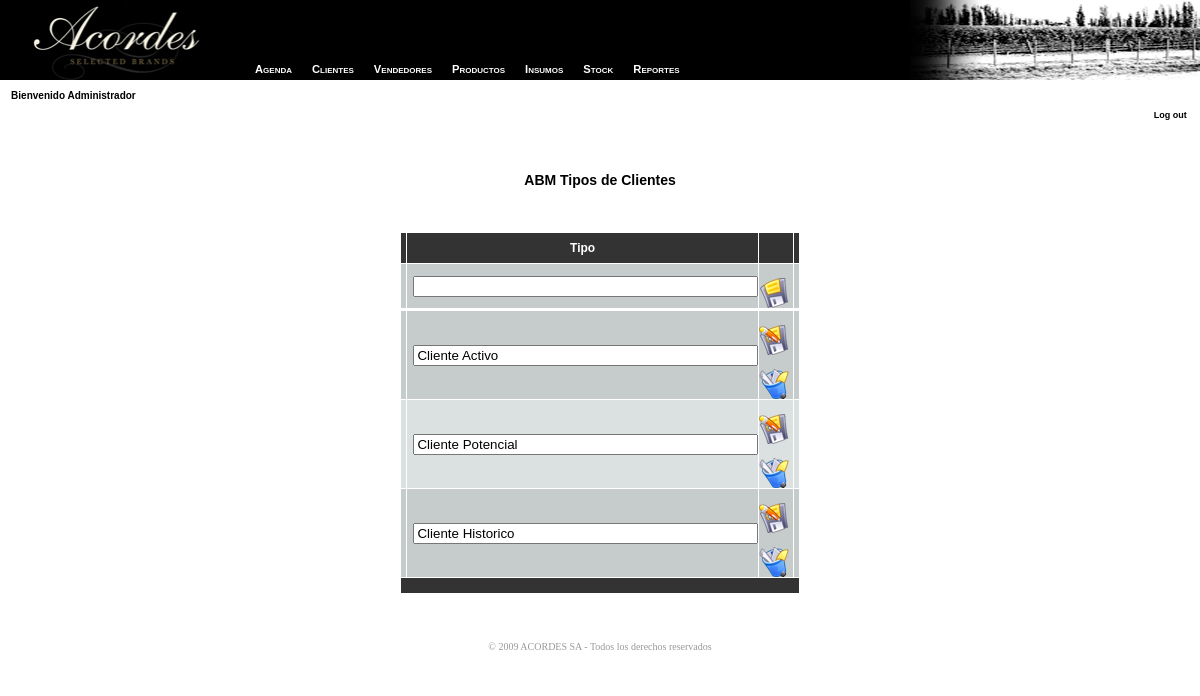
Screenshot of /web/administrador/abm_tipos_clientes.php (signed in) with the database file from the repository.
### tables this page shows
CREATE TABLE `tipo_clientes` (
  `id_tipo` int(11) NOT NULL AUTO_INCREMENT,
  `tipo` varchar(255) NOT NULL DEFAULT '',
  PRIMARY KEY (`id_tipo`)
);

### web/administrador/conn.php (called while the page is built, shortened)
<?php
$conn_id = openConn();
function openConn (){
	$local = $_SERVER['SERVER_NAME'] == "localhost" ? true:false;
	if ($local) {
		$id = mysql_connect("localhost", "root") or die("error");
	} else {
		$id = mysql_connect("localhost", "acordes_user", "Acordes12") or die(mysql_error());
		mysql_select_db("acordes_bd", $id);
	}
	return $id;
}
function query ($str){
	global $conn_id;
	$q = mysql_query ($str, $conn_id) or die (mysql_error());
	return $q;
}
?>

### web/administrador/abm_tipos_clientes.php (the view, shortened to what this page needs)
<?
require("conn.php");
require("func.php");
?>
<html>
<head>
<link rel="stylesheet" href="includes/menu.css" type="text/css">
<link href="estilos.css" rel="stylesheet" type="text/css">
</head>
<body>
<?
	$vendedor = $_SESSION['nombre_vend'];
	$exp = explode(",", $vendedor);
	if($exp[1] == ""){
		$n = $exp[0];
	}else{
		$n = $exp[1];
	}
	include("_menu.php");
?>
<table width="100%" border="0" cellpadding="0" cellspacing="0">
		<tr>
			<td height="121" valign="top">
				<table width="100%" height="121" border="0" cellpadding="0" cellspacing="0" id="HEADER">
					<tr>
						<td width="343" valign="top" class="header-left3">
						  <img src="images/headers/mm-ap.jpg" width="341" height="80">
						  <p class="textToolBar">&nbsp;&nbsp;&nbsp;&nbsp;Bienvenido <?= $n?></p>
						</td>
						<td class="expand3">&nbsp;</td>
						<td width="358" valign="top" class="header-right3">
							<p>&nbsp;<br><br><br></p><p>&nbsp;</p>
					    	<p align="right"><a href="logout.php" class="textToolBarLink">Log out</a>&nbsp;&nbsp;&nbsp;</p>
						</td>
					</tr>
				</table>
			</td>
		</tr>
		<tr>
		  <td height="15"><div align="right"></div></td>
		</tr>
		<tr valign="top">
			<td height="5">
			</td>
		</tr>
		<tr><td height="30">&nbsp;</td></tr>
		<tr>
			<td valign="top" height="30">
<p align="center" class="titulo"><strong>ABM Tipos de Clientes</strong></p>
<br>
<table width="400" align="center" cellpadding="0" cellspacing="1">
	<tr height="30">
		<td width="7%" class="t">&nbsp;</td>
		<td width="63%" class="t"><div align="center">Tipo</div></td>
		<td width="23%" class="t">&nbsp;</td>
		<td width="7%" class="t">&nbsp;</td>
	</tr>
	<form action="<?=$_SERVER['PHP_SELF']?>" name="agregar" method="post">
		<tr height="40">
			<td class="c2">&nbsp;</td>
			<td class="c2">&nbsp;&nbsp;<input name="tipo" type="text" id="tipo" size="40"></td>
			<td class="c2">&nbsp;&nbsp;&nbsp;
				<input type="image" src="images/b_insert.png" onClick="return confirmarA();">
			</td>
			<td class="c2">&nbsp;</td>
		</tr>
	</form>
	<tr height="1"><td></td></tr>
	<?
	$q = query("SELECT * FROM tipo_clientes");
	$i = 1;
	while($rs=mysql_fetch_array($q)){
		$c = $flag ? "c1":"c2";
		$flag =! $flag;
	?>
		<form name="lista<?= $i?>" action="<?=$_SERVER['PHP_SELF']?>" method="post">
		<tr height="40">
			<td class="<?= $c?>">&nbsp;</td>
			<td class="<?= $c?>">&nbsp;&nbsp;<input name="tipo"  value="<?=$rs['tipo']?>"type="text"  size="40"></td>
			<td class="<?= $c?>">&nbsp;&nbsp;
				<input type="image" src="images/b_save.png" onClick="return confirmarM();">
				<a href="<?= $_SERVER['PHP_SELF']?>?ac=borrar&id_tipo=<?= $rs['id_tipo']?>" onClick="return confirmarE();"><img src="images/b_borrar.png" width="30" height="30" border="0" alt="Eliminar el tipo <?= $rs['tipo']?>"></a>
			</td>
			<td class="<?= $c?>">&nbsp;</td>
		</tr>
		</form>
	<?
		$i++;
	}
	?>
	<tr height="15"><td colspan="5" class="t"></td></tr>
</table>
			</td>
		</tr>
		<tr><td vAlign="top" height="30"></td></tr>
		<tr>
			<td height="44" align="center" valign="bottom">
				<table class="pie" id="FOOTER" height="44" cellSpacing="0" cellPadding="0" width="100%" border="0">
					<tr>
						<td align="center">© 2009 ACORDES SA - Todos los derechos reservados</td>
					</tr>
				</table>
			</td>
		</tr>
	</table>
</body>
</html>

### web/administrador/includes/menu.css (style rules this page uses)
body { font-family:Tahoma, Geneva, sans-serif; }

### web/administrador/estilos.css (style rules this page uses)
body { margin-left:0; margin-top:0; margin-bottom:0; margin-right:0; font-family:Verdana, Arial, Helvetica, sans-serif; }
.titulo { font-size:14px; font-weight:900; }
.textToolBar { font-family: Verdana, Arial, Helvetica, sans-serif; font-size: 10px; font-weight: bold; color: #000000; }
.pie { font-family: Verdana; font-size: 10px; color: #999; background-image: url(images/gris_footer.gif); background-repeat: no-repeat; background-position: right bottom; }
td.c1 { background-color:#dbe1e1; font-size:12px; font-weight: bold; font-family: Arial, Verdana, sans-serif; text-decoration: none; color:#000000; }
td.c2 { background-color:#c6cbcb; font-size:12px; font-weight: bold; font-family: Arial, Verdana, sans-serif; text-decoration: none; color:#000000; }
td.t { background-color:#333333; font-size:12px; font-weight: bold; font-family: Arial, Verdana, sans-serif; text-decoration: none; color:#FFFFFF; }
a.textToolBarLink:link, a.textToolBarLink:visited, a.textToolBarLink:active { font-family: Verdana, Arial, Helvetica, sans-serif; font-size: 9px; font-weight: bold; color: #000000; }
.expand3 { background-image: url(images/headers/expand3.gif); background-repeat: repeat-x; }
.header-left3 { background-image: url(images/headers/header-left3.gif); background-repeat: no-repeat; }
.header-right3 { background-image: url(images/headers/header-right3.gif); background-repeat: no-repeat; }

### rows the page displays
tipo_clientes: tipo "Cliente Activo"
tipo_clientes: tipo "Cliente Potencial"
tipo_clientes: tipo "Cliente Historico"

### other values shown
$n "Administrador"
